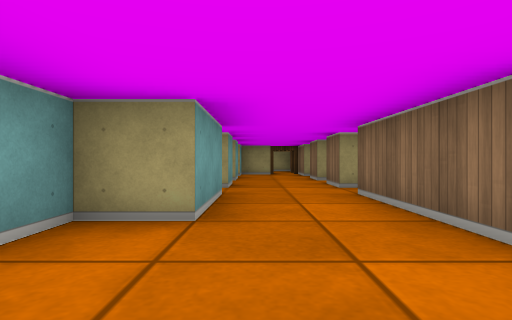
View 1 (above)

24 first-person views from a walk through a cub3D ray-caster map. The camera is about half as high as the walls, looks level and sees 80° across. The floor is counted in squares. Each view is taken from the middle of a square. On the plan, view 1 faces up. The plan holds only what a view shows up to about 9 squares ahead; the rest is blank.

View 2
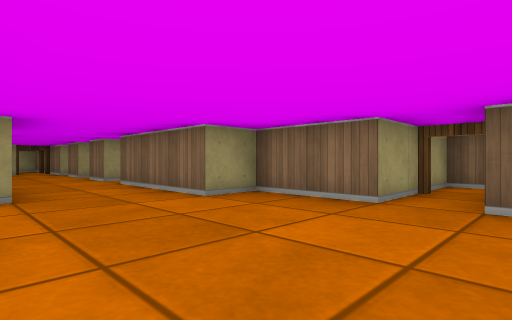

View 3
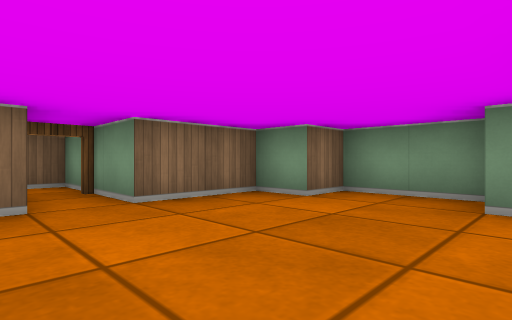

View 4
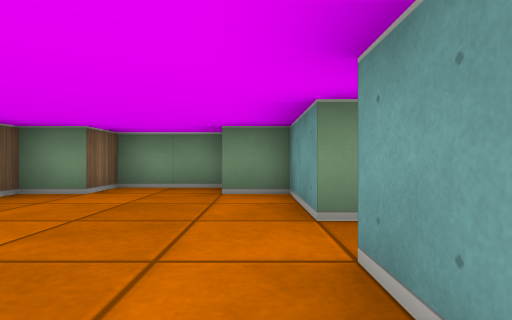

View 5
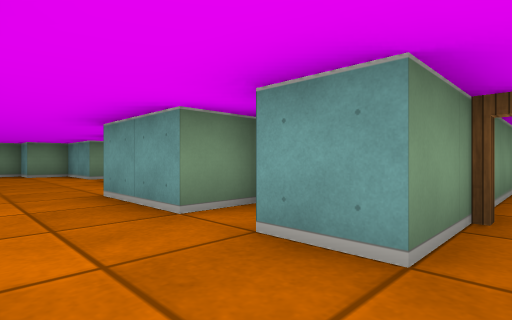

View 6
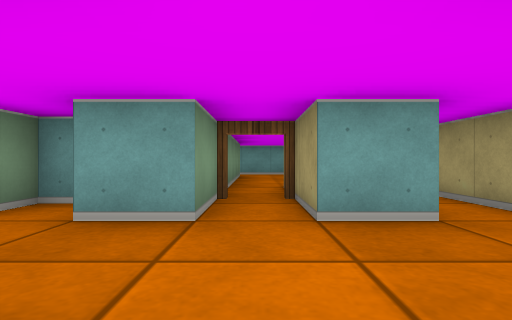

View 7
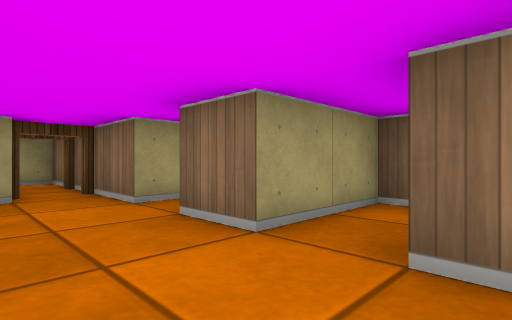

View 8
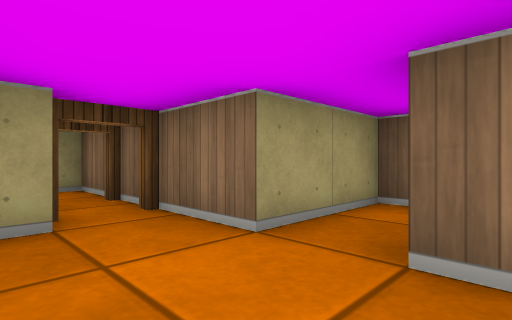

View 9
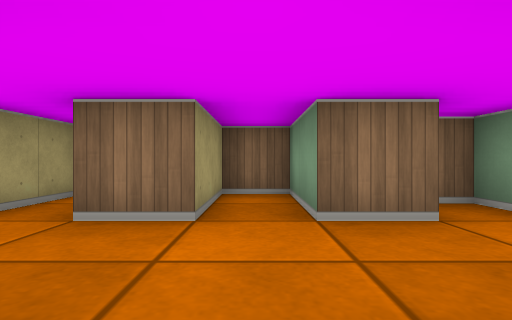

View 10
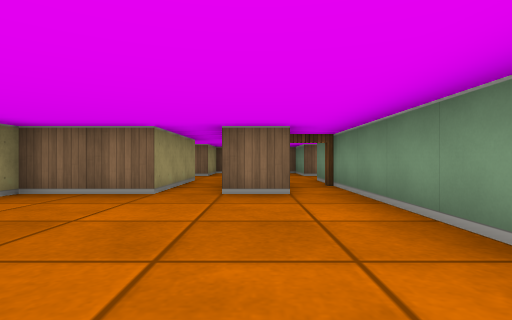

View 11
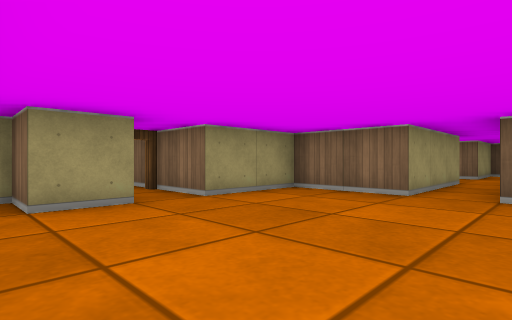

View 12
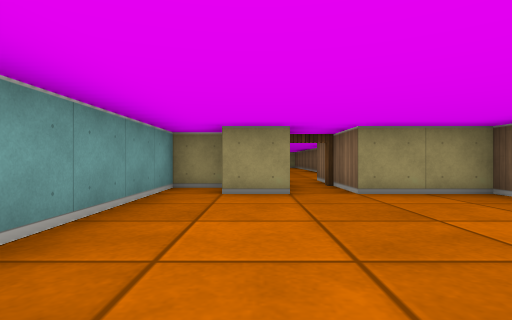

View 13
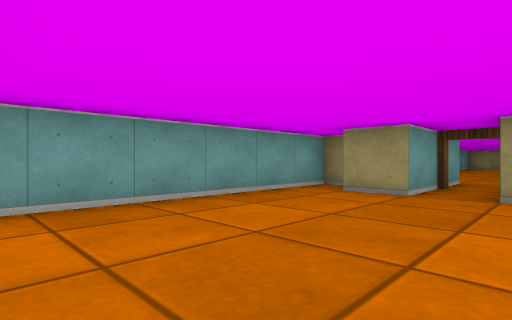

View 14
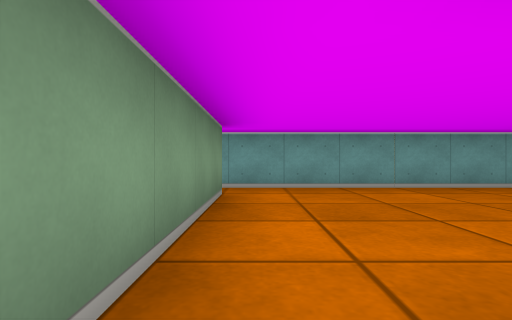

View 15
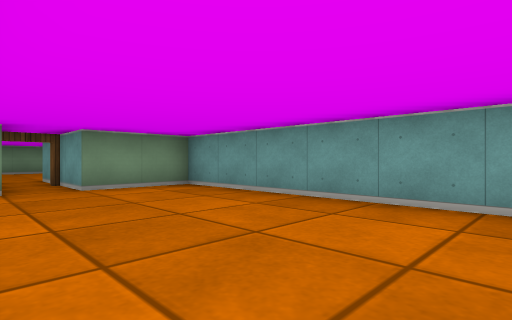

View 16
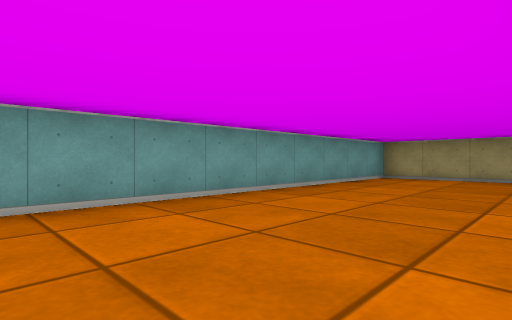

View 17
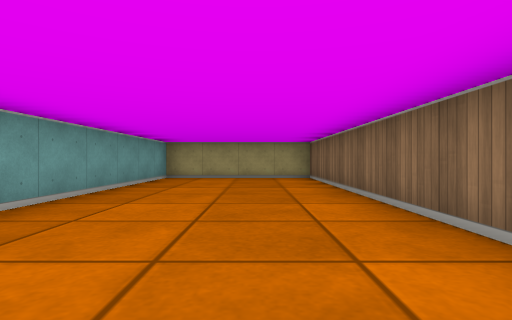

View 18
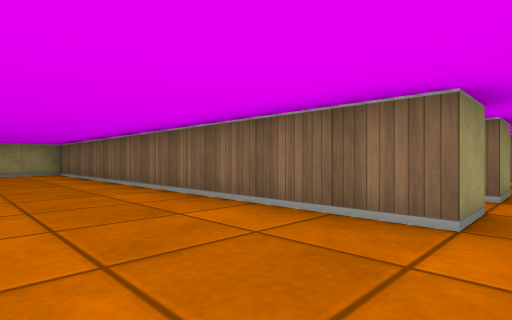

View 19
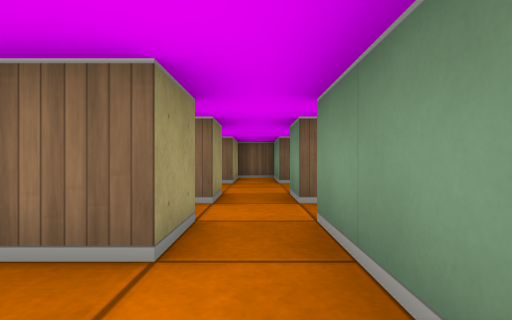

View 20
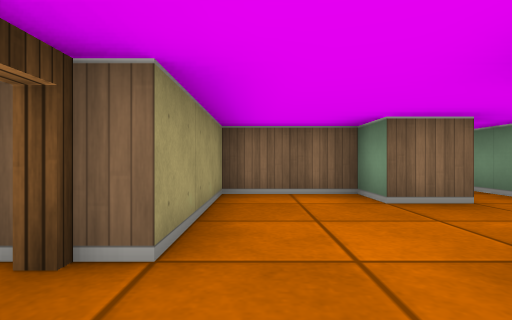

View 21
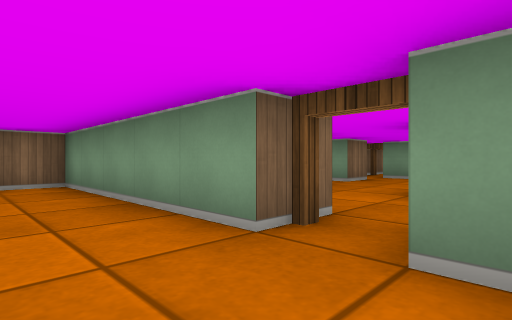

View 22
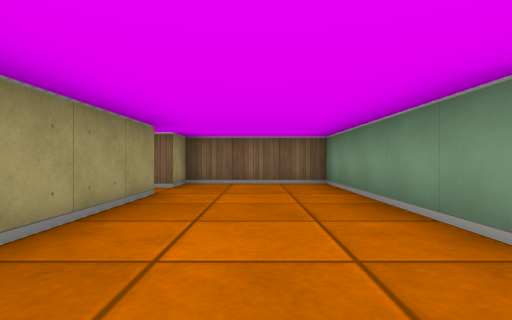

View 23
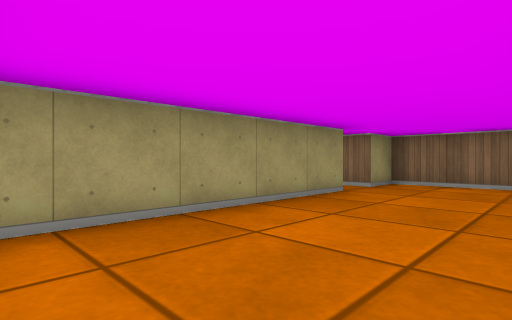

View 24
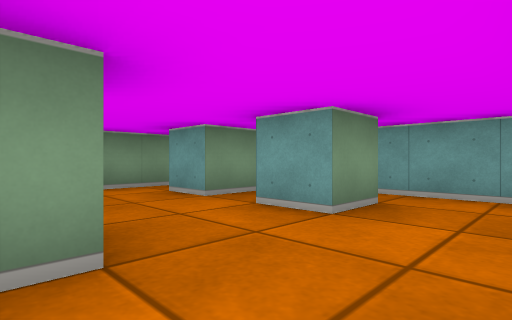

### Floor plan
Points are (right, up) in squares from view 1. A wall is a line through its corners. A room is listed if a view was taken in it or the views show most of it. See-through windows are left out.
Room 1 (views 1, 2, 3, 4)
walls: (-1.5, -1.5) (-1.5, -3.5) (-0.5, -3.5) (-0.5, -4.2); (4, -0.5) (2.5, -0.5) (2.5, 1.5) (1.5, 1.5) (1.5, 4.5); (1.9, 4.5) (2.5, 4.5) (2.5, 5); (-0.5, -4.5) (1.5, -4.5) (1.5, -3.5) (2.5, -3.5) (2.5, -1.5) (4, -1.5); (-1.5, 5) (-1.5, 4.5) (-0.5, 4.5) (-0.5, 2.5) (-1.5, 2.5) (-1.5, -0.5); (2, 5.5) (1.5, 5.5)
ways out: opening at (0.5, 6) to room 2; open door at (4, -1) to room 8; opening at (-2.5, -1)
Room 2 (views 5, 6, 7, 8, 9)
walls: (1.5, 5.5) (1.5, 6.5) (3.5, 6.5) (3.5, 7.5) (1.5, 7.5) (1.5, 8.5); (-0.5, 8.5) (-0.5, 7.5) (-2, 7.5); (-2, 6.5) (-0.5, 6.5) (-0.5, 5.5)
ways out: opening at (0.5, 6) to room 1; open door at (-2, 7) to room 3; opening at (0.5, 8) to room 7
Room 3 (views 10, 11, 12, 13, 14)
walls: (-7.5, 6.5) (-2, 6.5); (-3.5, 7.5) (-3.5, 8.5); (-6.5, 13) (-6.5, 11.5) (-7.5, 11.5) (-7.5, 12.5) (-8.5, 12.5) (-8.5, 6.4); (-0.5, 9.5) (-3.5, 9.5) (-3.5, 11.5) (-5.5, 11.5) (-5.5, 13)
ways out: open door at (-2, 7) to room 2; open door at (-6, 13) to room 4; opening at (-1, 9) to room 7; opening at (-8, 5.5)
Room 4 (views 15, 16, 17, 18, 19)
walls: (-3.5, 15.5) (-4.5, 15.5) (-4.5, 26.5) (-8.5, 26.5) (-8.5, 14.5) (-6.5, 14.5) (-6.5, 13); (-5.5, 13) (-5.5, 14.5) (-3.5, 14.5)
ways out: open door at (-6, 13) to room 3; opening at (-4, 15) to room 5
Room 5 (views 20, 24)
walls: (-2.5, 16.5) (-1.5, 16.5) (-1.5, 15.5) (-2.5, 15.5); (-2.5, 14.5) (-1.5, 14.5) (-1.5, 13.5); (0.5, 13.5) (0.5, 14.5) (2.5, 14.5) (2.5, 15.5); (-3.5, 17.6) (-3.5, 16); (2.1, 15.5) (0.5, 15.5) (0.5, 16.5) (1.5, 16.5) (1.5, 18.5) (-1.5, 18.5); (-2.1, 12.5) (0.5, 12.5); (1.5, 11.5) (1.5, 13.5) (0.9, 13.5)
ways out: opening at (-4, 15) to room 4; open door at (-2, 19) to room 6; open door at (1, 11.5) to room 7
Room 6 (views 21, 22, 23)
walls: (-1.5, 19.5) (3.5, 19.5) (3.5, 22.5) (2.5, 22.5) (2.5, 23.1); (1.5, 22.5) (-2.9, 22.5)
ways out: open door at (-2, 19) to room 5
Room 7 (no view inside)
walls: (3.5, 9.5) (1.5, 9.5) (1.5, 11.5)
ways out: opening at (0.5, 8) to room 2; opening at (-1, 9) to room 3; open door at (1, 11.5) to room 5
Room 8 (no view inside)
walls: (4, -1.5) (5.5, -1.5) (5.5, -0.5) (4, -0.5)
ways out: open door at (4, -1) to room 1

Where each view was taken, in squares from view 1:
view 1: 0 up, 0 right, facing up
view 2: 2 down, 1 left, facing up-right
view 3: 0 up, 1 left, facing down-right
view 4: 1 up, 1 left, facing down
view 5: 7 up, 1 right, facing down-left
view 6: 7 up, 2 right, facing left
view 7: 6 up, 0 right, facing up-right
view 8: 8 up, 0 right, facing up-right
view 9: 7 up, 1 left, facing right
view 10: 8 up, 8 left, facing right
view 11: 8 up, 8 left, facing up-right
view 12: 7 up, 7 left, facing up
view 13: 7 up, 5 left, facing up-left
view 14: 7 up, 3 left, facing left
view 15: 20 up, 5 left, facing down-left
view 16: 18 up, 5 left, facing up-left
view 17: 18 up, 6 left, facing up
view 18: 15 up, 7 left, facing up-right
view 19: 15 up, 6 left, facing right
view 20: 18 up, 3 left, facing right
view 21: 21 up, 3 left, facing down-right
view 22: 21 up, 3 left, facing right
view 23: 20 up, 3 left, facing up-right
view 24: 18 up, 1 right, facing down-left
